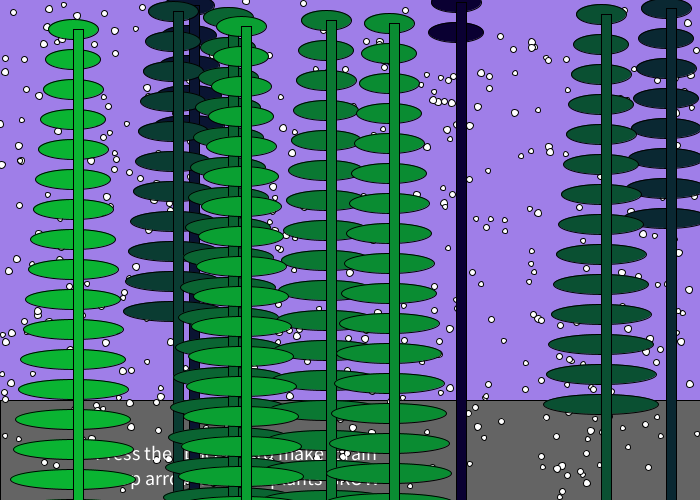
Frame 1 (no input)
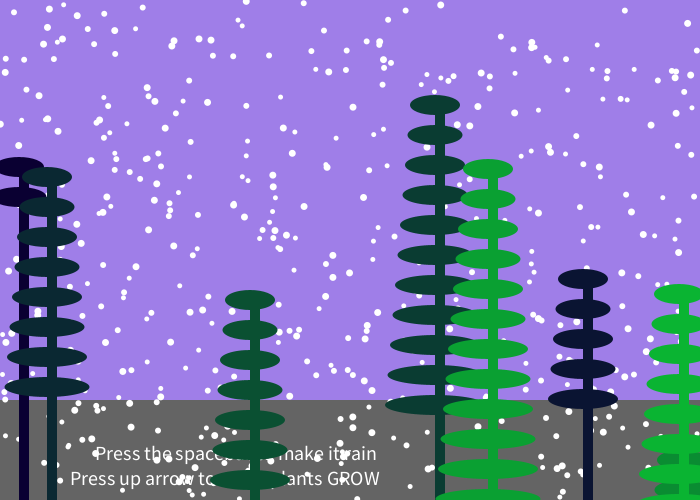
Frame 60 (the mouse pressed at the canvas centre just before this capture)
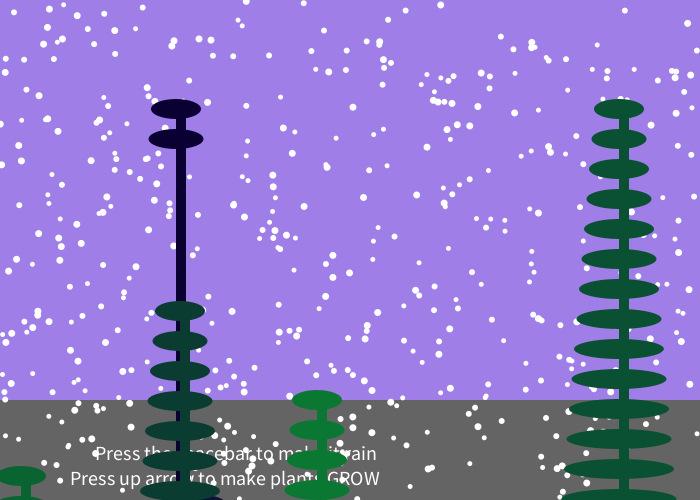
Frame 120 (the mouse held since frame 60 and released just before this capture)

The Processing sketch that drew these frames (run headless with seeded random() and noise(); from frame 60 on, the mouse is pressed at the canvas centre):

// Processing sketch: Week5Hw
// ── Week5Hw.pde
//Switch not working

int sceneNumber = 0;
int plantNumber = 0;

Rain rainz[] = new Rain[500];

Plant garden[] = new Plant[10];

void setup() {
  size(700, 500);

  //daryl = new Plant (int(random(100, 400)));
  //eugene = new Plant (int(random(100, 400)));
  
for (int i=0; i<garden.length; i++) {
    garden[i] = new Plant(int(random(10, 700)), 2+(i*3));
  }
  for (int i=0; i<rainz.length; i++) {
    rainz[i] = new Rain();
  } 
}

void draw() {
  //background(255);
  //eugene.display(10, 4, color(0, 150, 50));
  //daryl.display(100, 10, color(0, 255, 10));



  switch(sceneNumber) {
  case 0:
    scene0();
    // plant0();
    break; //kinda like push pop. break btwn cases

  case 1:
    scene1();
    //plant1();
    break;

  case 2:
    scene2();
    //plant2();
    break;

  case 3:
    sceneNumber = 0;
    //carzNumber = 0;
    break;
  }

  switch(plantNumber) {
  case 0:
    plant0();
    break; //kinda like push pop. break btwn cases

  case 1:
    plant1();
    break;

  //case 2:
  //  plant2();
  //  break;

  case 3:
    plantNumber = 0;
    break;
  }
}

void keyPressed() {
  if (key == CODED) {
    if (keyCode == UP) {
      plantNumber++;
    }
  }
  if (key == ' ') {
    sceneNumber++;
  }
}

void scene0() {
  //BACKGROUND
  background(159, 126, 232);
  fill(100);
  rect(0, height*.8, width, height);
  for (int i=0; i<rainz.length; i++) {
    rainz[i].displayTop();
  } 

  textSize(20);
  text("Press the spacebar to make it rain", 95, height*.92);
  text("Press up arrow to make plants GROW", 70, height*.97);
}

void plant0() {
  for (int i=0; i<garden.length; i++) {
    garden[i].display(2+(i*3), color(10, i*20, 50));
  }
  
   noStroke();
  for (int i=0; i<garden.length; i++) {
    garden[i] = new Plant(int(random(10, width)), int(random(100, width)));
  }
}
 
void scene1() {
  //BACKGROUND
  background(232, 126, 126);
  fill(100);
  rect(0, height*.8, width, height);
  for (int i=0; i<rainz.length; i++) {
    rainz[i].displayTop();
  } 
  fill(255);
  textSize(20);
  text("Press the spacebar to make it rain", 95, height*.92);
  text("Press up arrow to make plants GROW", 70, height*.97);
}

void plant1() {
for (int i=0; i<garden.length; i++) {
    garden[i].display(2+i*3, color(10, i*20, 50));
    garden[i].grow();
    println(garden[0].plantHeight);
  }
}

void scene2() {
  //BACKGROUND
  background(39, 91, 129);
  fill(100);
  rect(0, height*.8, width, height);
  for (int i=0; i<rainz.length; i++) {
    rainz[i].displayBottom();
  }

  fill(255);
  textSize(20);
  text("Press the spacebar to make it rain", 95, height*.92);
  text("Press up arrow to make plants GROW", 70, height*.97);
}

//void plant2() {

//}
// ── Plant.pde
class Plant {
  //data
  float plantHeight;
  int numLeaves;
  color plantColor;
  int xPos;

  //constructor
  Plant(int _xPos, float _plantHeight) { 
    xPos = _xPos;
    plantHeight = _plantHeight;
  }




  void display( int _numLeaves, color _plantColor) {

    fill(_plantColor);
    numLeaves = _numLeaves;

    for (int i = 0; i<_numLeaves; i++) {

      ellipse(xPos, plantHeight + 30*i, 50 +(i*5), 20);
    }

    rect(xPos, plantHeight, 10, 500);
  }
  
  
  
  
  void grow() {
    plantHeight -= 1;
  }
}
// ── Rain.pde
class Rain {  
  float x, y, w;

  //CONSTRUCTOR
  Rain() {
    x = random(0, width);
    y = random(0, height);
    w= int(random(5, 8));
  }

  //METHODS
  void displayTop() {
    fill(255);
    ellipse(x, y, w, w);
  }

  void displayMiddle() {
    fill(255);
    ellipse(x, y, w, w);
    fill(255);
  }

  void displayBottom() {
    fill(255);
    ellipse(x, y, w, w);
    fill(255);
  }
}
